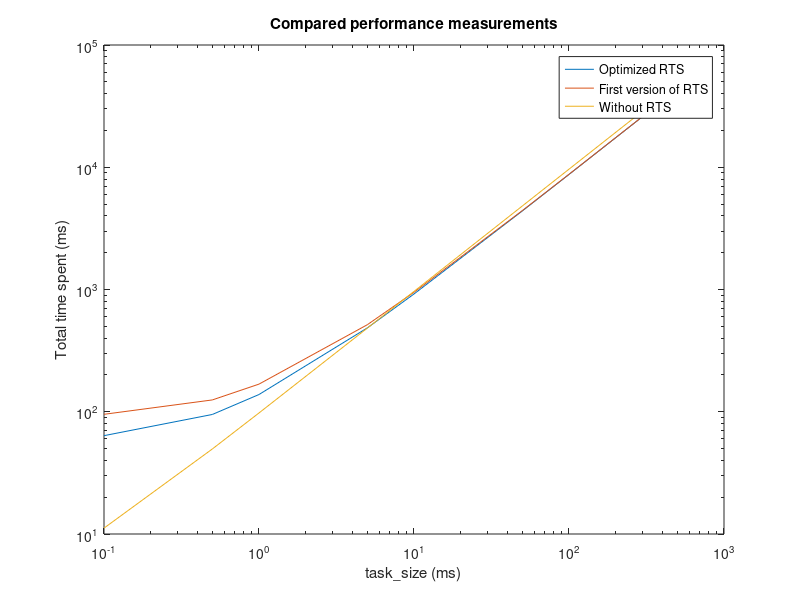

This figure's MATLAB source:
figure('Name', 'performance_overhead_comp')
hold off
dt = 0.01;
x = [10, 50, 100, 500, 1000, 5000, 10000, 50000]*dt;

dt2 = 0.001;
opt = [63747, 95016, 138354, 485282, 919083, 4390906, 8730549, 43450652]*dt2;
non_opt = [95312, 124937, 168298, 515244, 949044, 4420840, 8760509, 43480396]*dt2;
no_rts = [11171, 49611, 97764, 483244, 965242, 4822820, 9644646, 48222514]*dt2;

loglog(x, opt, x, non_opt, x, no_rts)
title('Compared performance measurements')
legend('Optimized RTS', 'First version of RTS', 'Without RTS')
xlabel('task\_size (ms)'), ylabel('Total time spent (ms)')
